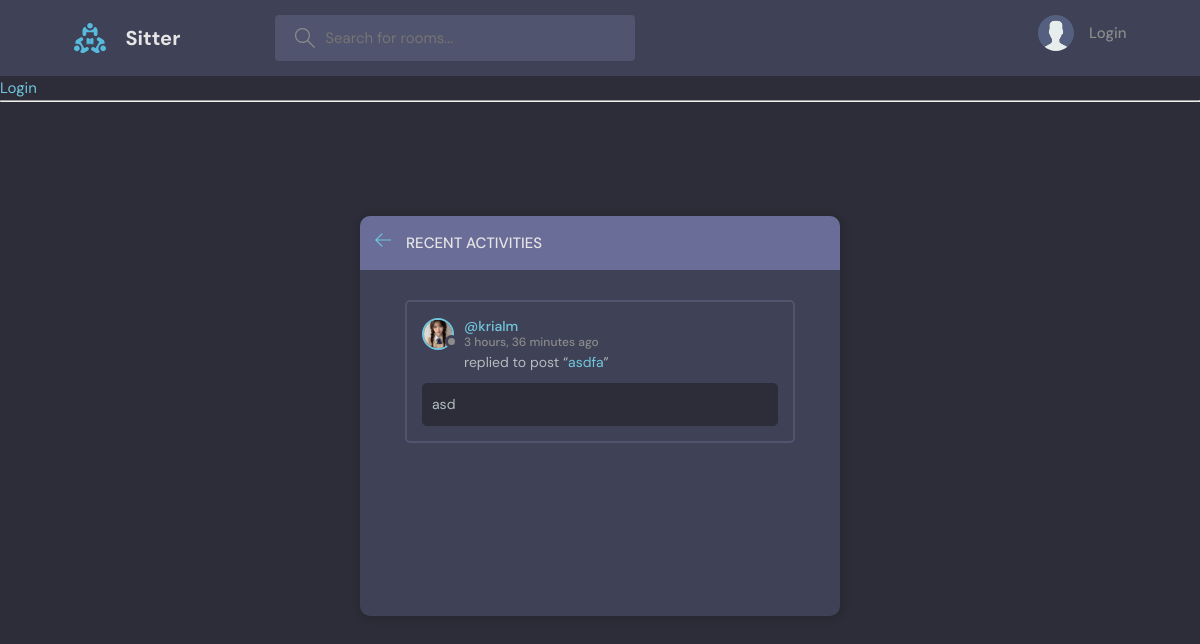
The page /activity/ on the database its author committed.
### base/models.py (models this page shows)
class Message(models.Model):
    user = models.ForeignKey(User, on_delete=models.CASCADE)
    room = models.ForeignKey(Room, on_delete=models.CASCADE)
    body = models.TextField()
    updated = models.DateTimeField(auto_now=True)
    created = models.DateTimeField(auto_now_add=True)
    def __str__(self):
        return self.body[0:50]

class User(AbstractUser):
    username = models.CharField(max_length=200, unique=True)
    name = models.CharField(max_length=200, null=True)
    email = models.EmailField(unique=True, null=True)
    bio = models.TextField(null=True)
    avatar = models.ImageField(null=True, default="avatar.svg")
    REQUIRED_FIELDS = []

class Room(models.Model):
    host = models.ForeignKey(User, on_delete=models.SET_NULL, null=True)
    topic = models.ForeignKey(Topic, on_delete=models.SET_NULL, null=True)
    name = models.CharField(max_length=200)
    description = models.TextField(null=True, blank=True )
    participants = models.ManyToManyField(User, related_name='participants', blank=True)
    updated = models.DateTimeField(auto_now=True)
    created = models.DateTimeField(auto_now_add=True)
    class Meta:
        ordering = ['-updated', '-created']
    def __str__(self):
        return self.name

### base/views.py (the view)
# urls.py: path("activity/", views.activityPage, name='activity'),
def activityPage(request):
    room_messages = Message.objects.all()
    return render(request, 'base/activity.html', {'room_messages':room_messages})

### base/templates/base/activity.html (shortened to what this page needs)
{%extends 'main.html'%}
{%block content%}
<main class="layout">
  <div class="container">
    <div class="layout__box">
      <div class="layout__boxHeader">
        <div class="layout__boxTitle">
          <a href="{%url 'home'%}">
            <svg version="1.1" xmlns="http://www.w3.org/2000/svg" width="32" height="32" viewBox="0 0 32 32">
              <title>arrow-left</title>
              <path
                d="M13.723 2.286l-13.723 13.714 13.719 13.714 1.616-1.611-10.96-10.96h27.625v-2.286h-27.625l10.965-10.965-1.616-1.607z"
              ></path>
            </svg>
          </a>
          <h3>Recent Activities</h3>
        </div>
      </div>
      <div class="activities-page layout__body">
        {%for message in room_messages%}
        <div class="activities__box">
          <div class="activities__boxHeader roomListRoom__header">
            <a href="{% url 'user-profile' message.user.id%}" class="roomListRoom__author">
              <div class="avatar avatar--small">
                <img src="{{message.user.avatar.url}}" />
              </div>
              <p>
                @{{message.user}}
                <span>{{message.created|timesince}} ago</span>
              </p>
            </a>
          </div>
          <div class="activities__boxContent">
            <p>replied to post “<a href="{%url 'room' message.room.id%}">{{message.room}}</a>”</p>
            <div class="activities__boxRoomContent">
                {{message}}
            </div>
          </div>
        </div>
        {%endfor%}
      </div>
    </div>
  </div>
</main>
{%endblock%}

### static/styles/style.css (style rules this page uses)
:root { --color-main: #71c6dd; --color-main-light: #e1f6fb; --color-dark: #3f4156; --color-dark-medium: #51546e; --color-dark-light: #696d97; --color-light: #e5e5e5; --color-gray: #8b8b8b; --color-light-gray: #b2bdbd; --color-bg: #2d2d39; --color-success: #5dd693; --color-error: #fc4b0b; }
* { font-family: "DM Sans", -apple-system, BlinkMacSystemFont, "Segoe UI", Roboto, Oxygen, Ubuntu, Cantarell, "Open Sans", "Helvetica Neue", sans-serif; margin: 0; padding: 0; box-sizing: border-box; text-rendering: optimizeLegibility; font-size: inherit; }
html { font-size: 56.25%; }
@media only screen and (min-width: 1200px) { html { font-size: 62.5%; } }
body { line-height: 1.6; font-weight: 400; font-size: 1.5rem; color: var(--color-light-gray); background-color: var(--color-bg); min-height: 100vh; }
img { width: 100%; }
a { display: inline-block; color: var(--color-main); text-decoration: none; }
.container { max-width: 120rem; width: 90%; margin: auto; }
.avatar { position: relative; display: inline-block; border-radius: 50%; border: 2px solid var(--color-main); }
.avatar img { display: block; border-radius: 50%; object-fit: cover; object-position: center; }
.avatar::after { content: ""; display: block; position: absolute; background-color: var(--color-gray); z-index: 111; border-radius: 50%; border: 0.3rem solid var(--color-dark); }
.avatar.avatar--small img { width: 2.8rem; height: 2.8rem; }
.avatar.avatar--small:after { width: 0.7rem; height: 0.7rem; bottom: 0px; right: -6px; }
.layout { margin-top: 2.4rem; }
.layout > .container { display: flex; justify-content: space-between; align-items: flex-start; }
.layout__box { width: 90%; max-width: 48rem; min-height: 40rem; position: absolute; top: 50%; left: 50%; transform: translate(-50%, -46%); background-color: var(--color-dark); border-radius: 1rem; box-shadow: 1px 1px 6px 3px rgba(0, 0, 0, 0.1); overflow: hidden; }
.layout__boxHeader { display: flex; padding: 1.5rem; background-color: var(--color-dark-light); }
.layout__boxTitle { display: flex; gap: 1.5rem; align-items: center; }
.layout__boxTitle h3 { text-transform: uppercase; font-weight: 500; color: var(--color-light); }
.layout__boxTitle svg { width: 1.6rem; height: 1.6rem; fill: var(--color-main); }
.layout__body { margin: 3rem; }
.roomListRoom__header { display: flex; justify-content: space-between; align-items: center; }
.roomListRoom__author { font-weight: 500; display: flex; align-items: center; gap: 1rem; }
.activities__box { margin: 1.5rem; padding: 1.5rem; border: 2px solid var(--color-dark-medium); border-radius: 5px; }
.activities__boxHeader p { font-size: 1.4rem; line-height: 1.3; }
.activities__boxHeader p span { color: var(--color-gray); font-size: 1.2rem; display: block; }
.activities__boxContent { margin-left: 4.2rem; }
.activities__boxContent { font-size: 1.4rem; }
.activities__boxRoomContent { background: var(--color-bg); padding: 1rem; border-radius: 5px; margin-top: 1rem; margin-left: -4.2rem; }

### rows shown on the page
Message: user.avatar (picture), user "krialm", created "3 hours, 36 minutes", room "asdfa", body "asd"
